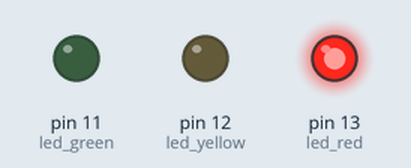
Bench run of a sketch on a simulated Arduino Uno, built with avr-gcc and run on an emulated ATmega328P. On the bench: output pins drawn as LEDs (lit = HIGH).

Above: at 1.0 s.
At 2.5 s:
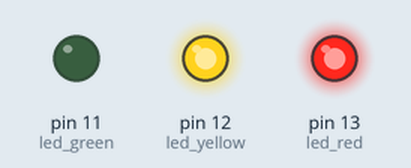
At 4.0 s:
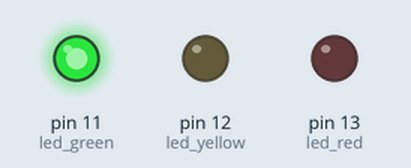
At 6.2 s:
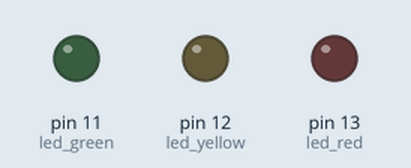
At 9.0 s:
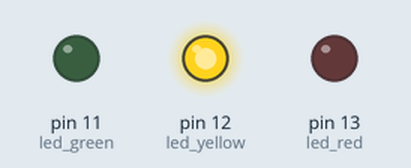
Timing chart, 0 to 13.0 s (numbered marks = the images above):
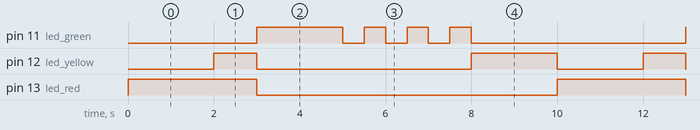

Measured:
- by itself, pin 11 (led_green): repeats every 10.0 s: 3 × (LOW 0.50 s, HIGH 0.50 s), LOW 5.0 s, HIGH 2.0 s
- by itself, pin 12 (led_yellow): repeats every 10.0 s: LOW 5.0 s, HIGH 2.0 s, LOW 2.0 s, HIGH 1.0 s
- by itself, pin 13 (led_red): alternates HIGH for 3.0 s and LOW for 7.0 s

The sketch:

task1.ino
```cpp
/*
Сделать “светофор” на трех светодиодах: красный, желтый, зеленый
Светофор работает в строгой последовательности цветов сигналов
1. Зеленый сигнал — разрешает движение в данном направлении.
2. Зеленый мигающий сигнал 3 раза — разрешает движение и предупреждает, что будет смена сигнала.
3. Желтый сигнал — запрещает движение и предупреждает, что будет красный сигнал.
4. Красный сигнал — запрещает движение в данном направлении
*/

int led_red = 13;
int led_yellow = 12;
int led_green = 11;
boolean ledOn = HIGH;
void setup()
{
  pinMode(led_red, OUTPUT);
  pinMode(led_yellow, OUTPUT);
  pinMode(led_green, OUTPUT);
}
void loop()
{
  digitalWrite(led_red, HIGH);
  delay(2000); // Wait for 10000 millisecond(s)
  digitalWrite(led_yellow, HIGH);
  delay(1000);
  digitalWrite(led_red, LOW);
  digitalWrite(led_yellow, LOW);
  digitalWrite(led_green, HIGH);
  delay(2000); // Wait for 1000 millisecond(s)
  for (int i = 0; i<6; i++)
  {
    ledOn = !ledOn;
    digitalWrite(led_green, ledOn);
    delay(500);
  }
  digitalWrite(led_green, LOW);
  digitalWrite(led_yellow, HIGH);
  delay(2000);
  digitalWrite(led_yellow, LOW);
}
```
